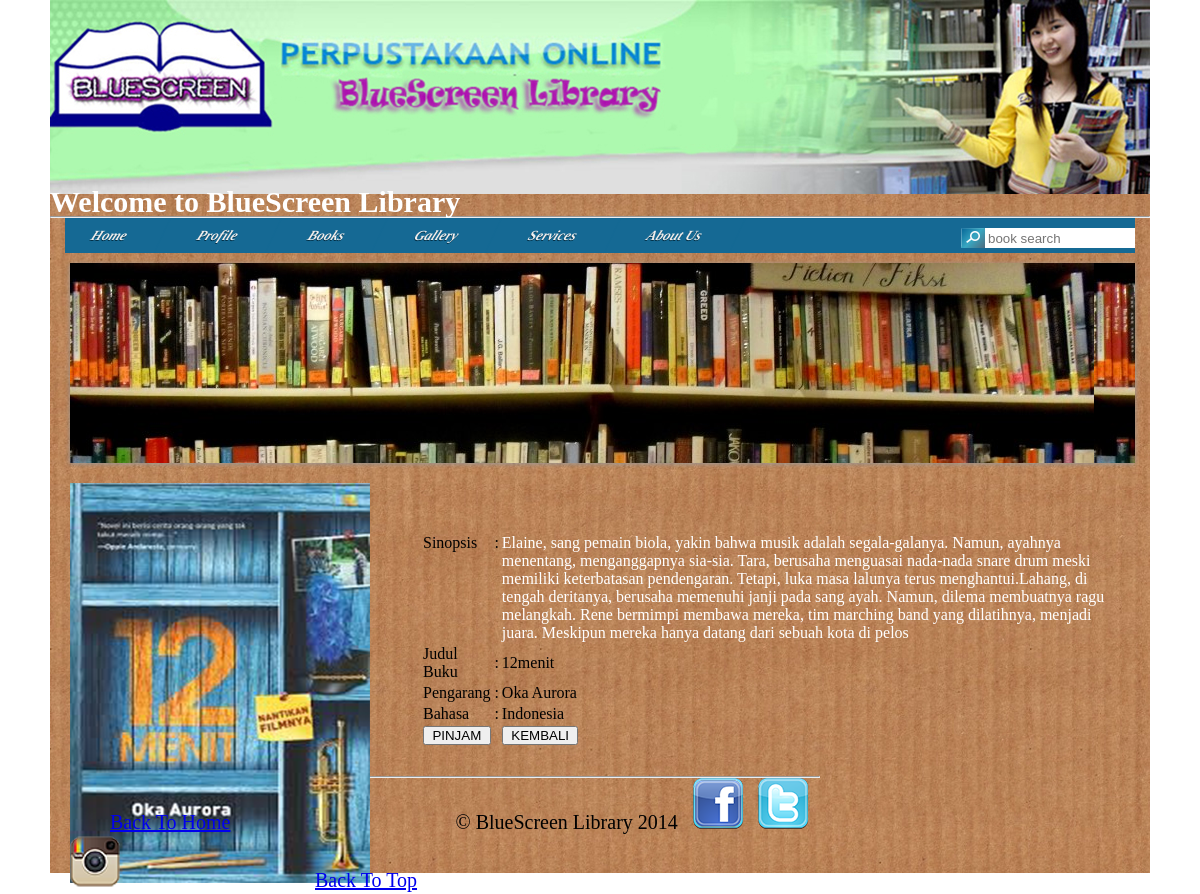
Screenshot of /buku.php?id_buku=1 with the database file from the repository.
### tables this page shows
CREATE TABLE IF NOT EXISTS `buku` (
  `id_buku` int(11) NOT NULL AUTO_INCREMENT,
  `judul` varchar(50) NOT NULL,
  `pengarang` varchar(50) NOT NULL,
  `bahasa` varchar(50) NOT NULL,
  `tahun` varchar(5) NOT NULL,
  `stok` int(11) NOT NULL,
  `status` varchar(50) NOT NULL,
  `sinopsis` varchar(1000) NOT NULL,
  `gambar` text NOT NULL,
  PRIMARY KEY (`id_buku`)
);

### buku.php (the view, shortened to what this page needs)
<?php
	include("header.php");
?>
<div class="konten">
	<div id="sliderFrame">
    <div id="slider">
    </div>
	</div>
	<?php
		$sql="SELECT * FROM buku where id_buku='".$_GET['id_buku']."'";
		$hasil=mysqli_query($koneksi,$sql);
		$book=mysqli_fetch_row($hasil);
		?>	<div class="zoom">
	<img src=" <?php echo $book[8]; ?> ">
</div>
<div class="isi">
<p><b>
	<br />
		<table cellpadding="5" cellspacing="3">
			<tr>
				<td valign="top"> Sinopsis </td>
				<td valign="top"> : </td>
				<td valign="top"> <p><?php echo $book[7]; ?></p> </td>
			</tr>
			<tr>
				<td> Judul Buku </td>
				<td> : </td>
				<td> <?php echo $book[1]; ?> </td>
			</tr>
			<tr>
				<td> Pengarang </td>
				<td> : </td>
				<td> <?php echo $book[2]; ?> </td>
			</tr>
			<tr>
				<td> Bahasa </td>
				<td> : </td>
				<td> <?php echo $book[3]; ?> </td>
			</tr>
			<tr>
				<td colspan="2">
					<form method="POST" action="pinjam.php">
						<input type="submit" name="pinjam" value="  PINJAM  ">
					</form>
				</td>
				<td>
					<form method="POST" action="kembali.php">
						<input type="submit" name="kembali" value="  KEMBALI  ">
					</form>
				</td>
			</tr>
		</table>
</b></p>
</div>
<?php
	include("footer.php");
?>

### index.css (style rules this page uses)
p { color:white; font-family: cambria; font-size: 16px; }
.isi { margin-top:-380px; margin-left:350px; margin-right:-300px; font-size:20; text-align:justify; }
.konten { margin-top: 20px; margin-left: 20px; width: 750px; height: 600px; }
* { margin:0; padding:0; }
body { font-family: Cambria, serif; font-size: 20px; font-style: normal; font-weight: normal; letter-spacing: normal; line-height: 1.4em; background:white; }
#sliderFrame { position:relative; width:1065px; height:200px; margin: 0 auto; padding-bottom: 10; top:-10px; }
#slider, #slider div.sliderInner { width:1065px; height:200px; }
#slider { background:#fff url('./uas1/js/loading.gif') no-repeat 50% 50%; position:relative; margin:0 auto; transform: translate3d(0,0,0); box-shadow: 0px 1px 5px #999999; }

### rows the page displays
buku: gambar (picture), sinopsis "Elaine, sang pemain biola, yakin bahwa musik adalah segala-galanya. Namun, ayahnya menentang, menganggapnya sia-sia. Tara, berusaha menguasai nada-nada snare drum meski memiliki keterbatasan pendengaran. Tetapi, luka masa lalunya terus menghantui.Lahang, di tengah deritanya, berusaha memenuhi janji pada sang ayah. Namun, dilema membuatnya ragu melangkah. Rene bermimpi membawa mereka, tim marching band yang dilatihnya, menjadi juara. Meskipun mereka hanya datang dari sebuah kota di pelos", judul "12menit", pengarang "Oka Aurora", bahasa "Indonesia"
